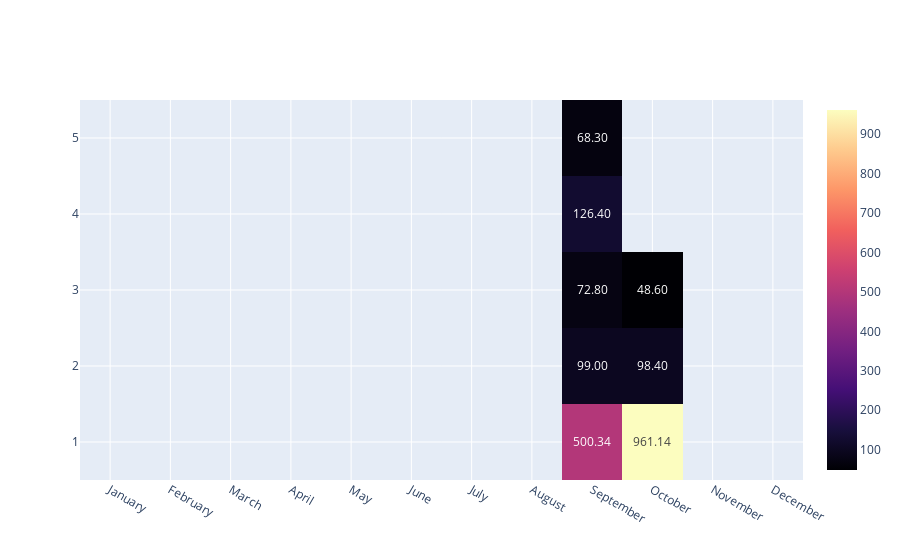

Notebook code for this chart:
### Code cell
heatmap_object = {
    "z": months.values.tolist(),
    "x": months.columns.tolist(),
    "y": months.index.tolist()
}

hovertemplate = "Month: %{x},<br>Week: %{y},<br>Spending: %{z:.2f} KM<extra></extra>"
texttemplate = "%{z:.2f}"

figure = go.Figure(data = go.Heatmap(
    heatmap_object,
    colorscale = "magma",
    hovertemplate = hovertemplate,
    texttemplate = texttemplate
))
figure.show()

### Figure 1 — Plotly figure (JSON) as saved in the notebook; plotly's stock layout.template omitted (floating-point values rounded to 4 significant figures)
{"data": [{"colorscale": [[0, "#000004"], [0.1111, "#180f3d"], [0.2222, "#440f76"], [0.3333, "#721f81"], [0.4444, "#9e2f7f"], [0.5556, "#cd4071"], [0.6667, "#f1605d"], [0.7778, "#fd9668"], [0.8889, "#feca8d"], [1, "#fcfdbf"]], "hovertemplate": "Month: %{x},<br>Week: %{y},<br>Spending: %{z:.2f} KM<extra></extra>", "texttemplate": "%{z:.2f}", "type": "heatmap", "x": ["January", "February", "March", "April", "May", "June", "July", "August", "September", "October", "November", "December"], "y": [1, 2, 3, 4, 5], "z": [[null, null, null, null, null, null, null, null, 500.3, 961.1, null, null], [null, null, null, null, null, null, null, null, 99, 98.4, null, null], [null, null, null, null, null, null, null, null, 72.8, 48.6, null, null], [null, null, null, null, null, null, null, null, 126.4, null, null, null], [null, null, null, null, null, null, null, null, 68.3, null, null, null]]}], "layout": {}}
